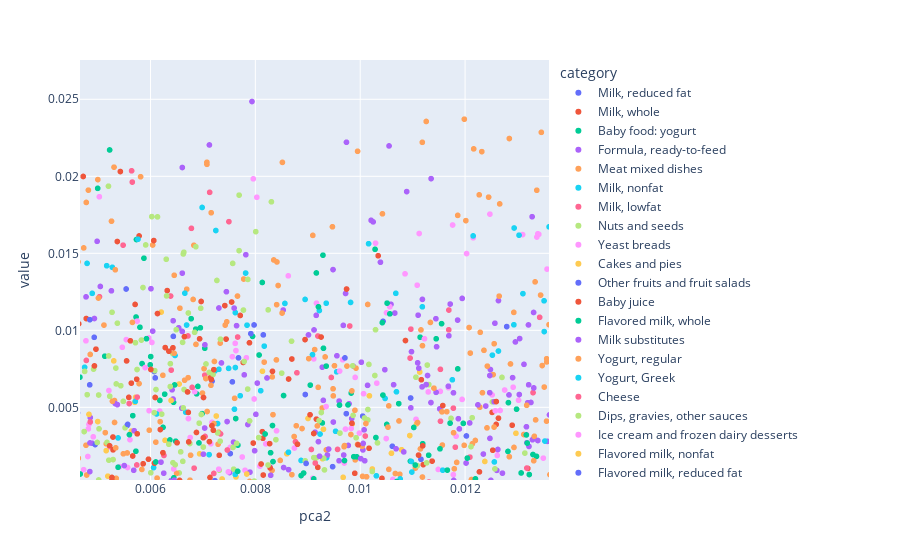

Notebook source saved alongside this figure:
### Code cell
px.scatter(foods_[['pca1','pca2','category','description']].set_index('pca2'),color='category',hover_name = 'description')
